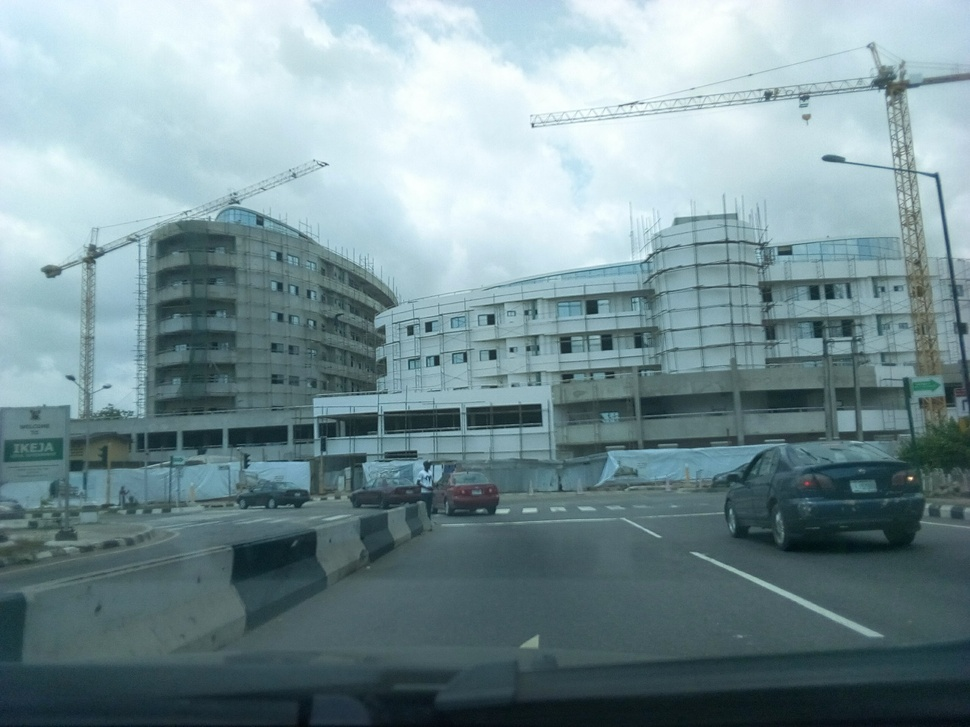
#> input picture images/lag4.jpg, 970 x 727 px, shrunk from 2560 x 1920 before the run
$ python VisualizingRGBChannels.py
#> lines starting #> are read from the running program, lines starting #| are printed output that depends on the picture

# coding: utf-8

# # RGB colorspace

# ### Import resources

# In[1]:


import matplotlib.pyplot as plt
import matplotlib.image as mpimg

#get_ipython().run_line_magic('matplotlib', 'inline')


# ### Read in an image

# In[2]:


# Read in the image
image = mpimg.imread('images/lag4.jpg')
#> image is the input picture: shape (727, 970, 3); mean R, G, B 120.6, 145, 150.4

plt.imshow(image)


# ### RGB channels
#
# Visualize the levels of each color channel. Pay close attention to the traffic signs!

# In[3]:


# Isolate RGB channels
r = image[:,:,0]
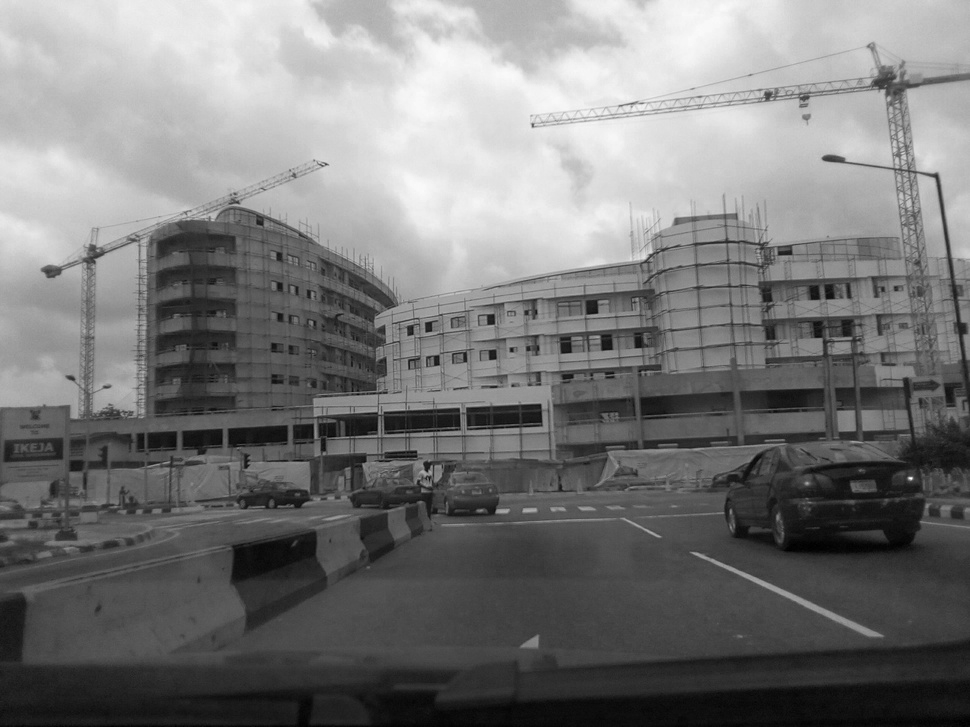
#> r: shape (727, 970); min 0, max 255, mean 120.6
g = image[:,:,1]
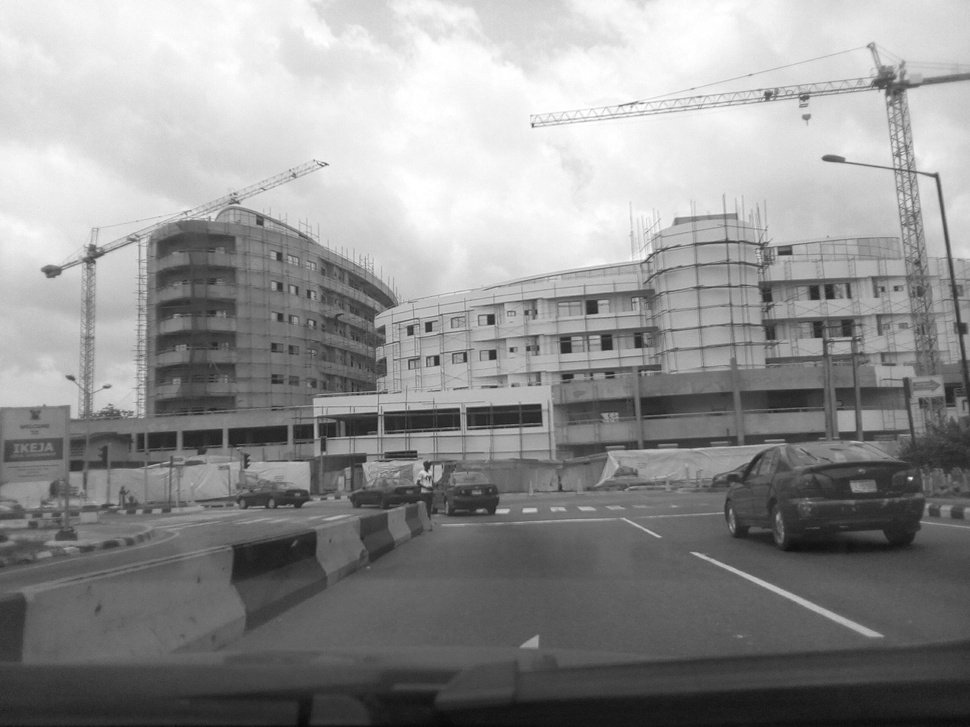
#> g: shape (727, 970); min 8, max 255, mean 145
b = image[:,:,2]

# Visualize the individual color channels
f, (ax1, ax2, ax3) = plt.subplots(1, 3, figsize=(20,10))
ax1.set_title('R channel')
ax1.imshow(r, cmap='gray')
ax2.set_title('G channel')
ax2.imshow(g, cmap='gray')
ax3.set_title('B channel')
ax3.imshow(b, cmap='gray')

## Which area has the lowest value for red? What about for blue?
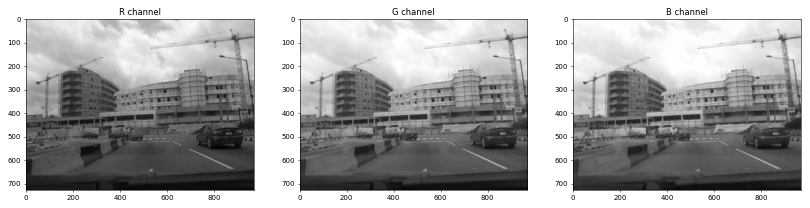
#> figure drawn by matplotlib, 3 panels

$ run again, with images/lag1.jpg copied over images/lag4.jpg
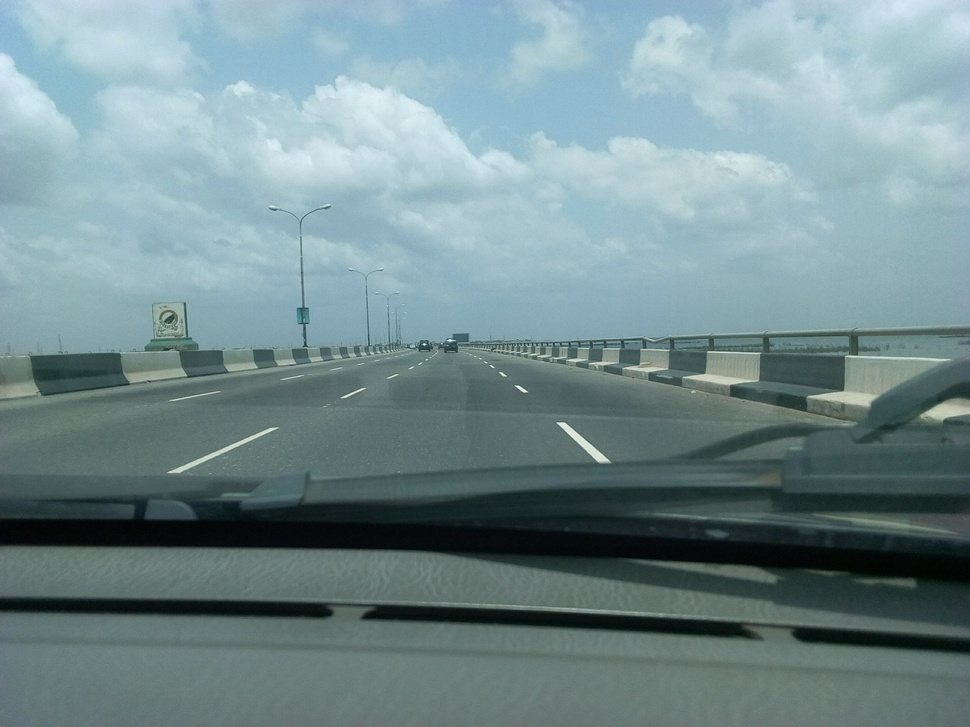
#> input picture images/lag1.jpg, 970 x 727 px, shrunk from 2560 x 1920 before the run
#> image is the input picture: shape (727, 970, 3); mean R, G, B 116.4, 140.4, 143.7
#> `g = image[:,:,1]`:
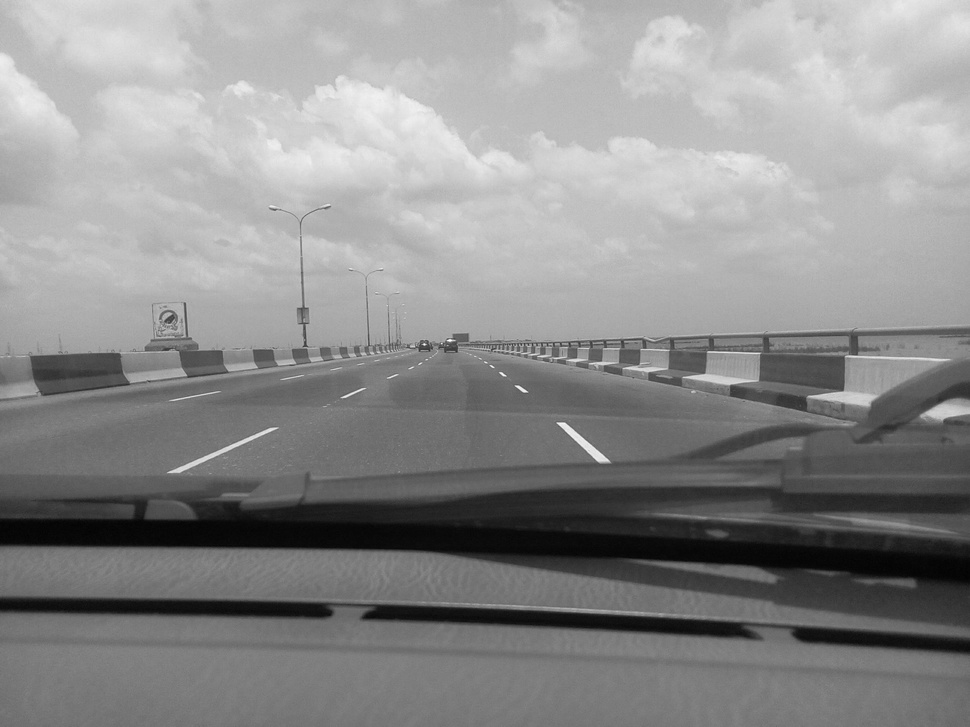
#> g: shape (727, 970); min 2, max 255, mean 140.4
#> `## Which area has the lowest value for red? What about for blue?`:
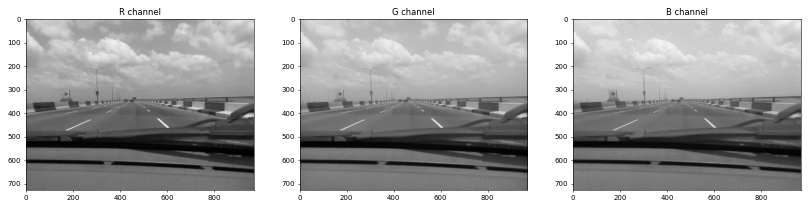
#> figure drawn by matplotlib, 3 panels

$ run again, with images/lag2.jpg copied over images/lag4.jpg
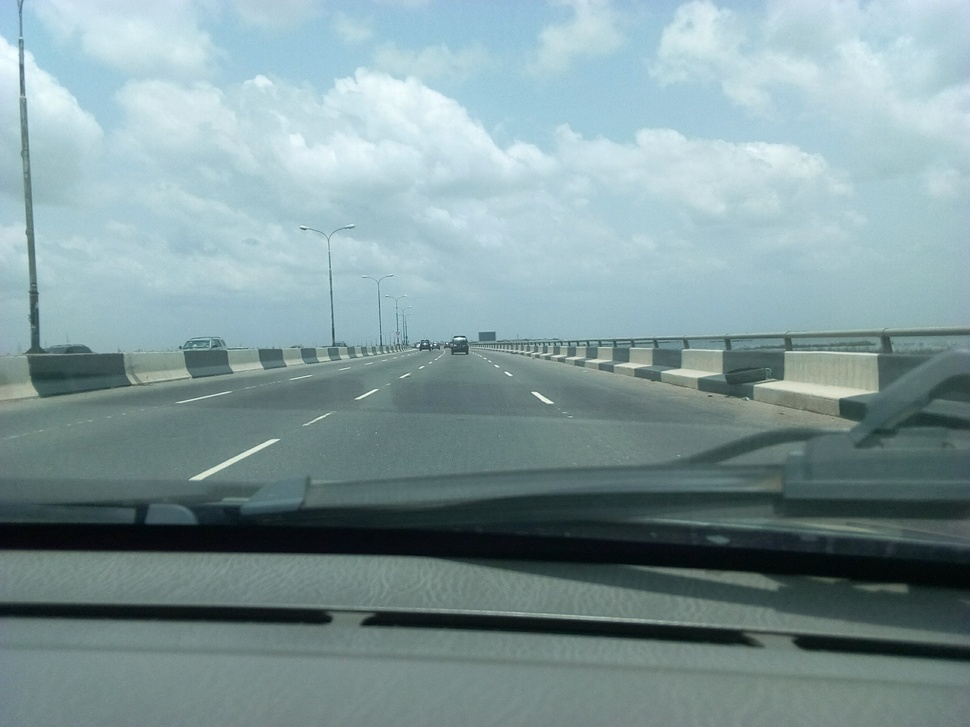
#> input picture images/lag2.jpg, 970 x 727 px, shrunk from 2560 x 1920 before the run
#> image is the input picture: shape (727, 970, 3); mean R, G, B 128.7, 152.7, 155.7
#> `g = image[:,:,1]`:
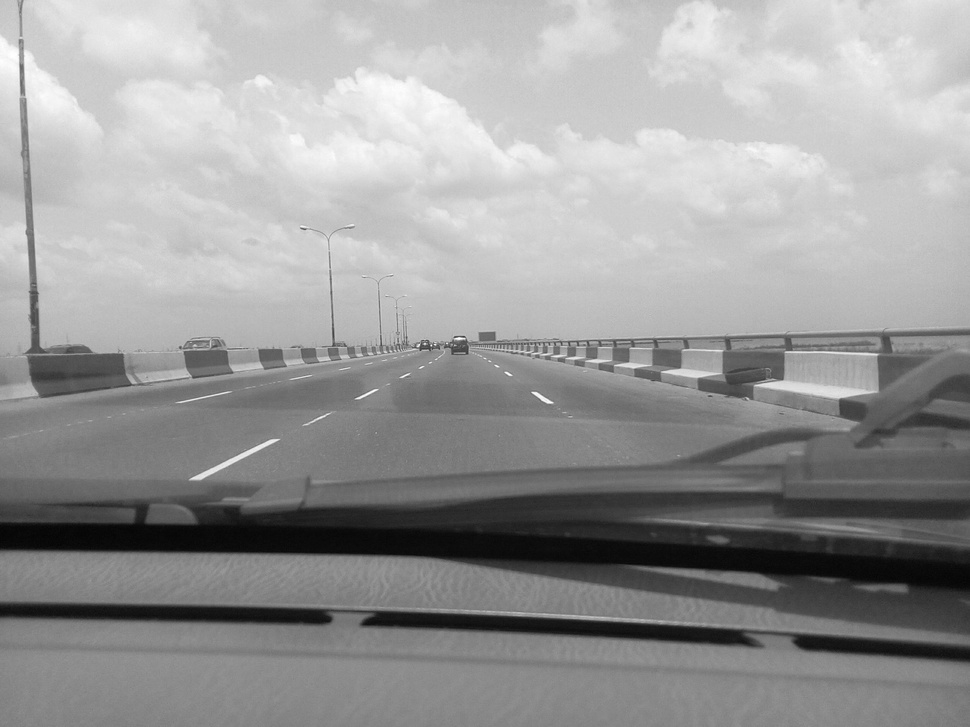
#> g: shape (727, 970); min 4, max 255, mean 152.7
#> `## Which area has the lowest value for red? What about for blue?`:
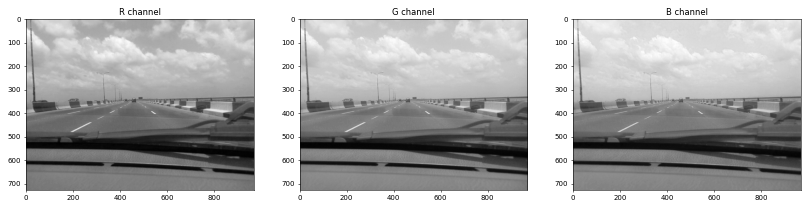
#> figure drawn by matplotlib, 3 panels

$ run again, with images/lag3.jpg copied over images/lag4.jpg
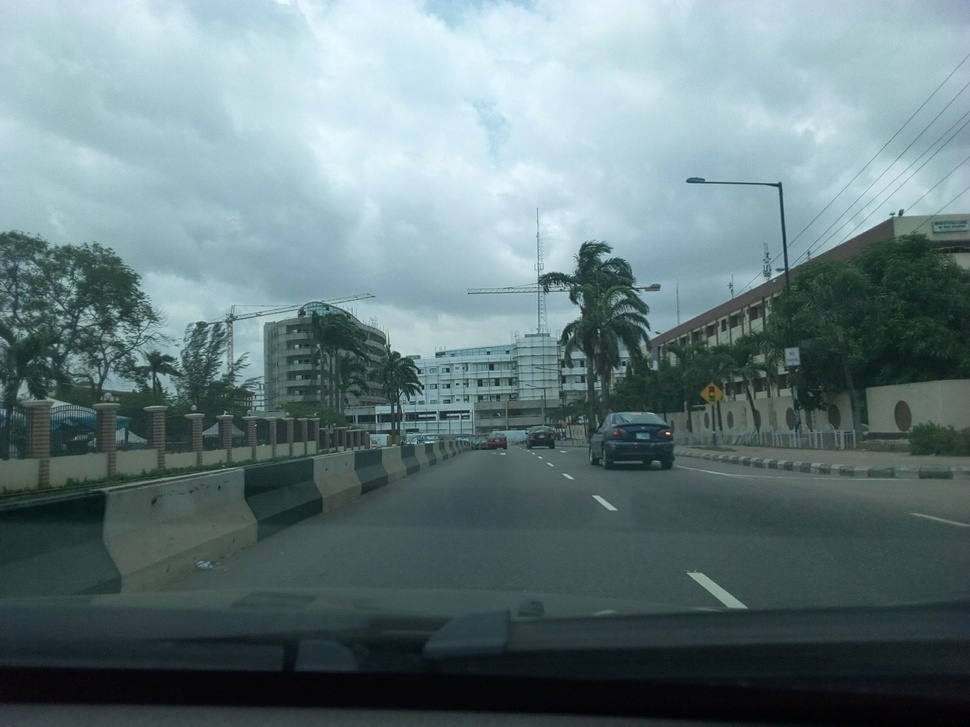
#> input picture images/lag3.jpg, 970 x 727 px, shrunk from 2560 x 1920 before the run
#> image is the input picture: shape (727, 970, 3); mean R, G, B 102.7, 123, 126.1
#> `g = image[:,:,1]`:
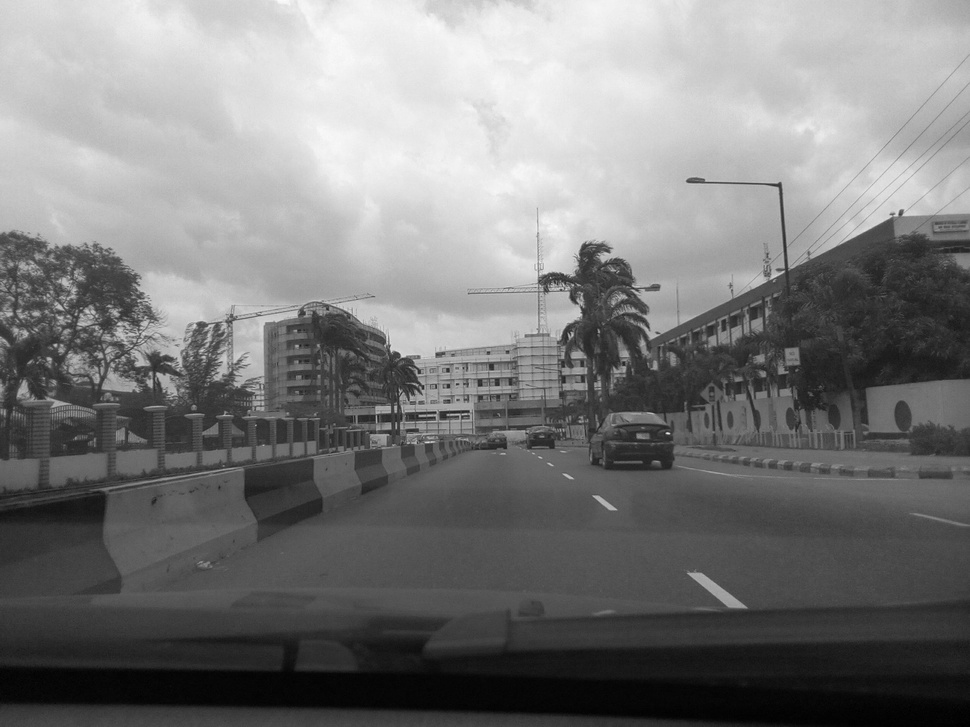
#> g: shape (727, 970); min 0, max 251, mean 123
#> `## Which area has the lowest value for red? What about for blue?`:
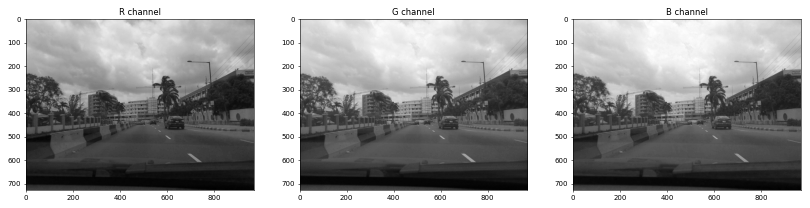
#> figure drawn by matplotlib, 3 panels
